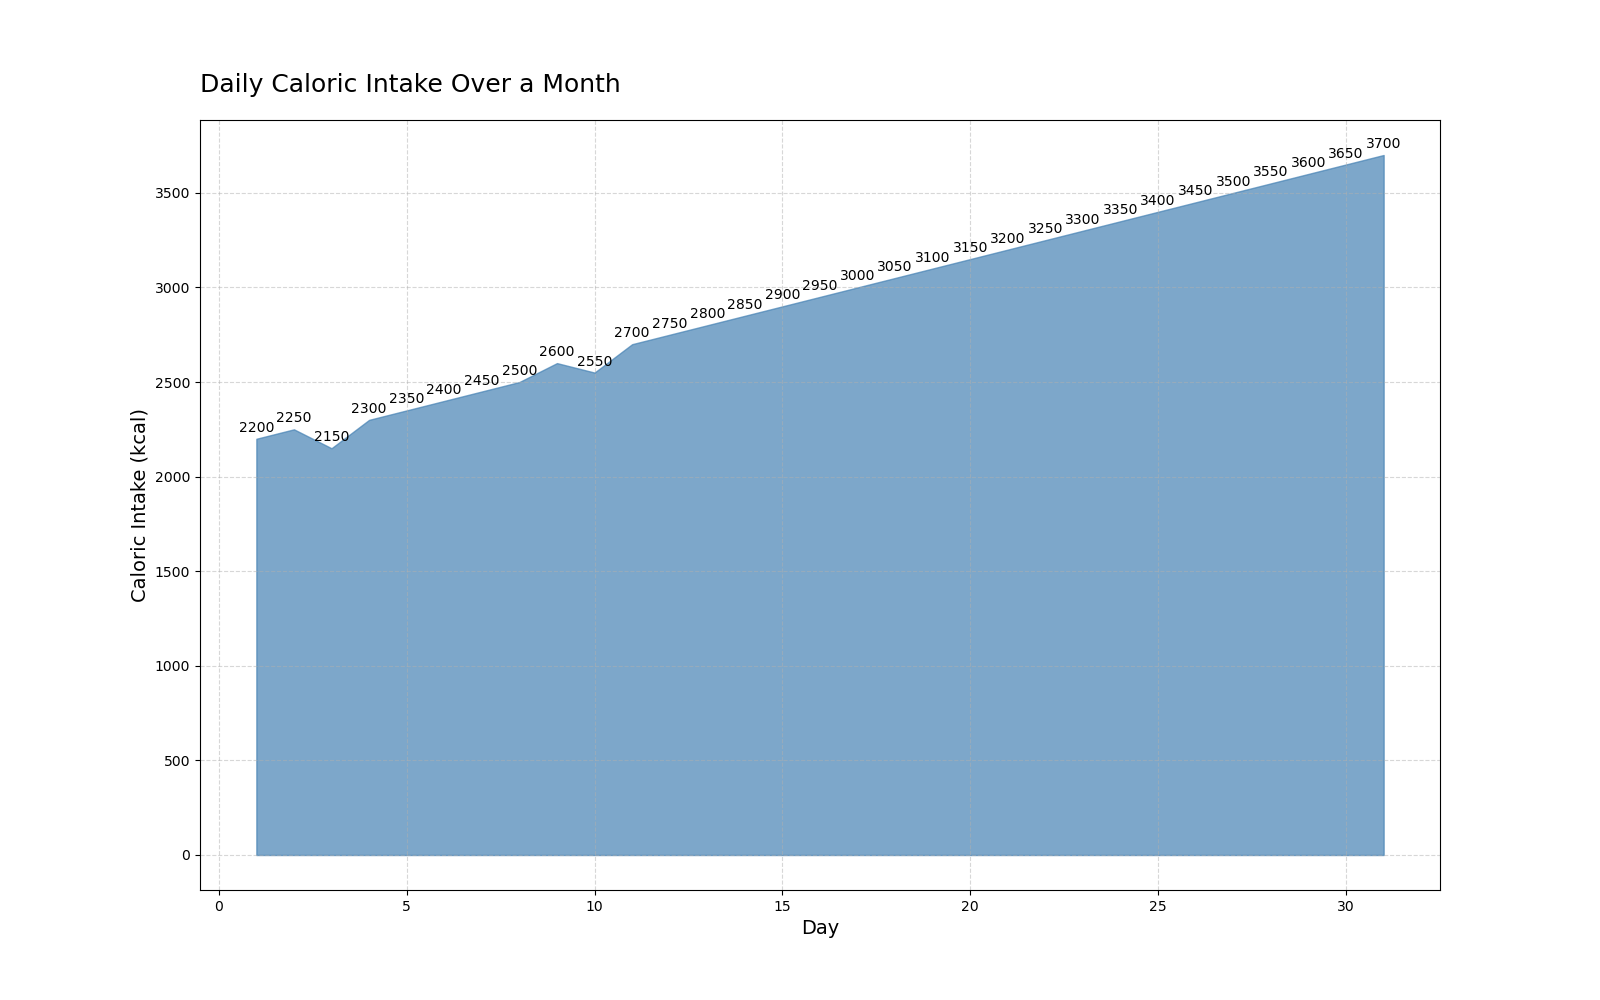

The script that drew this image:

import matplotlib.pyplot as plt
import pandas as pd

data = {
    "Day": list(range(1, 32)),
    "Caloric_Intake": [
        2200, 2250, 2150, 2300, 2350, 2400, 2450, 2500, 2600, 2550,
        2700, 2750, 2800, 2850, 2900, 2950, 3000, 3050, 3100, 3150,
        3200, 3250, 3300, 3350, 3400, 3450, 3500, 3550, 3600, 3650,
        3700
    ]
}

df = pd.DataFrame(data)

fig, ax = plt.subplots(figsize=(16, 10))
ax.fill_between(df["Day"], df["Caloric_Intake"], color="#4682B4", alpha=0.7)

ax.set_title("Daily Caloric Intake Over a Month", fontsize=18, pad=20, loc='left')
ax.set_xlabel("Day", fontsize=14)
ax.set_ylabel("Caloric Intake (kcal)", fontsize=14)
ax.grid(True, linestyle='--', alpha=0.5)

for i, txt in enumerate(df["Caloric_Intake"]):
    ax.annotate(txt, (df["Day"][i], df["Caloric_Intake"][i]), textcoords="offset points", xytext=(0,5), ha='center')

plt.show()
